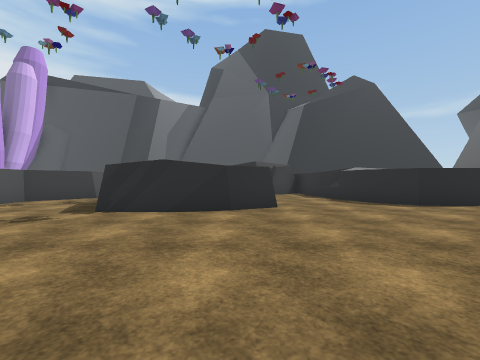
view 1 (above)

23 first-person views from a walk through a 3-D level made in the Unity game engine. The camera is 1.2 m above the floor, looks level and sees 90° across. The floor is counted in squares, 2 m on a side. Each view is taken from the middle of a square. On the plan, view 1 faces up. The plan holds only what a view shows up to about 9 squares ahead; the rest is blank. The place goes on beyond the plan. Some animated figures are left out. Some surface patterns are stand-ins.

view 2
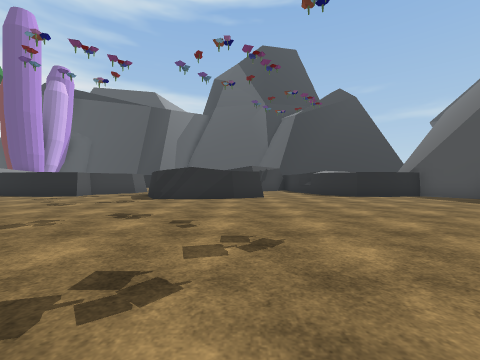

view 3
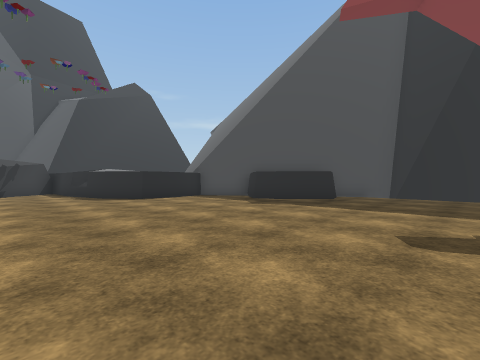

view 4
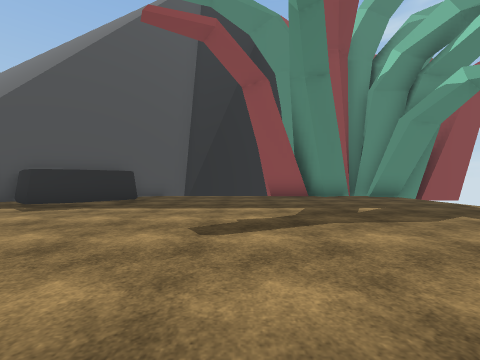

view 5
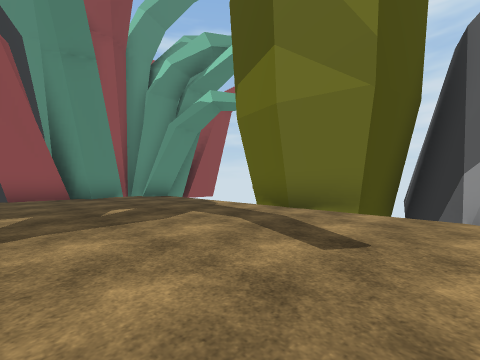

view 6
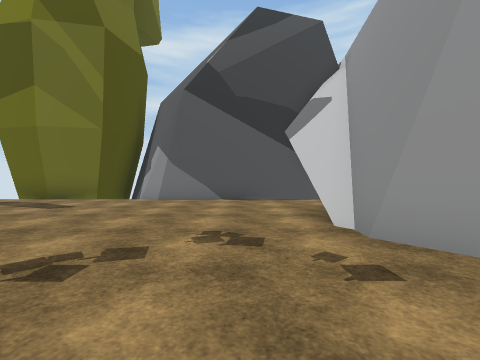

view 7
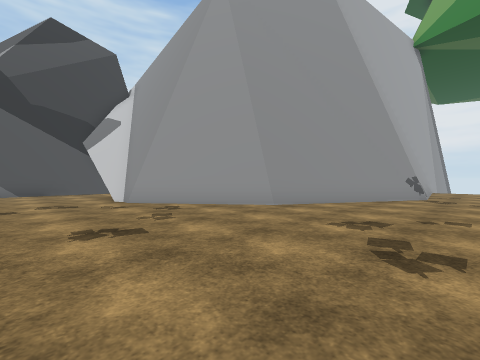

view 8
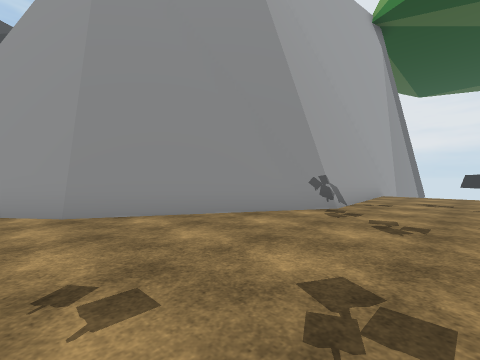

view 9
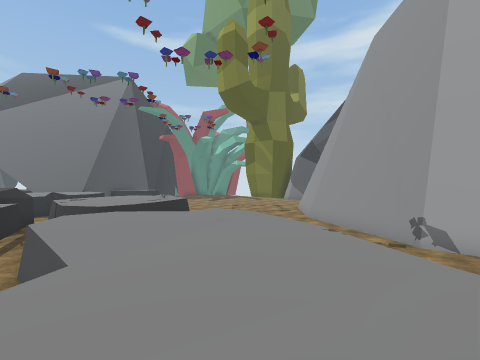

view 10
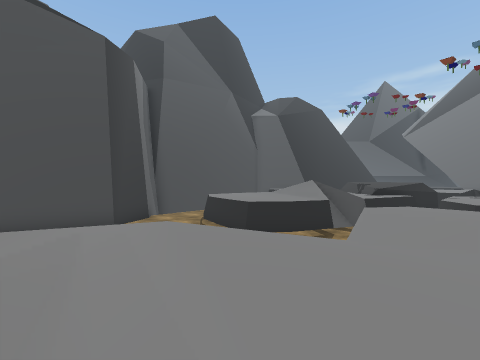

view 11
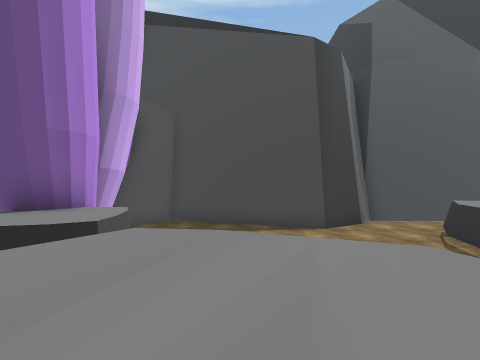

view 12
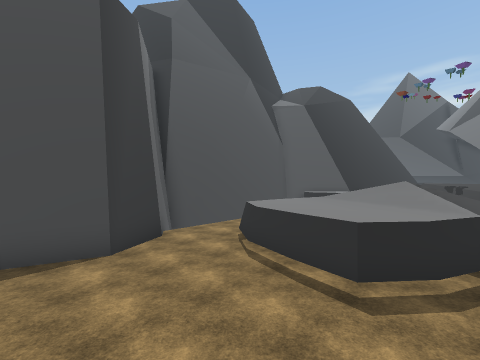

view 13
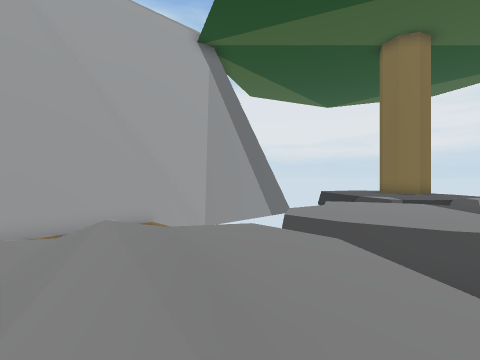

view 14
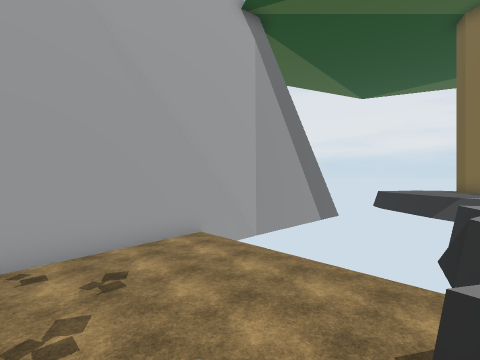

view 15
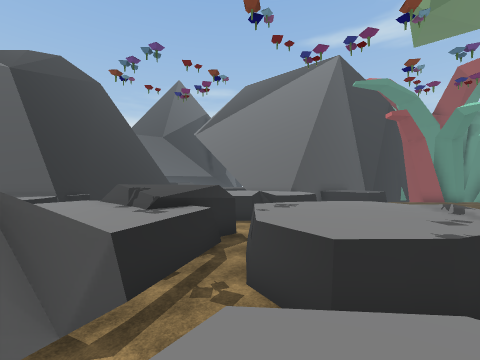

view 16
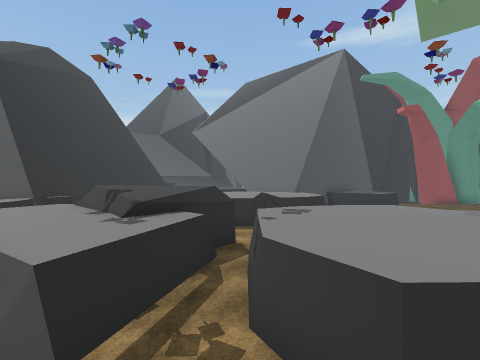

view 17
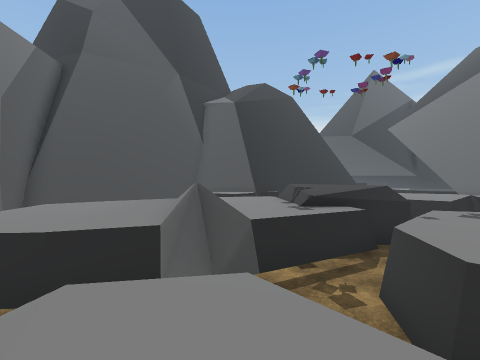

view 18
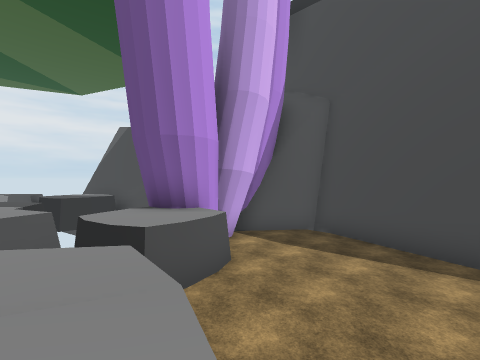

view 19
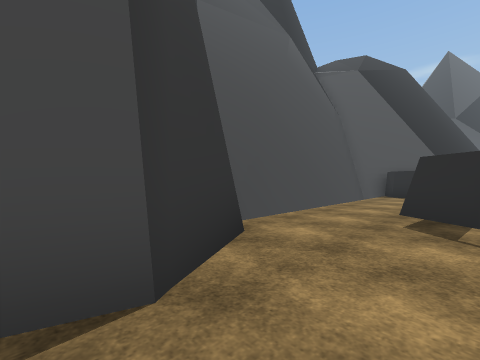

view 20
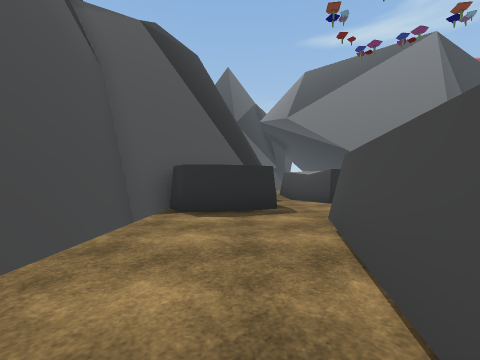

view 21
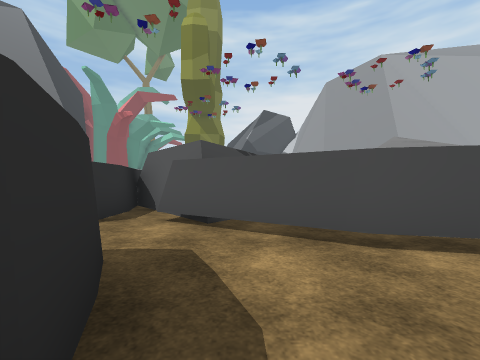

view 22
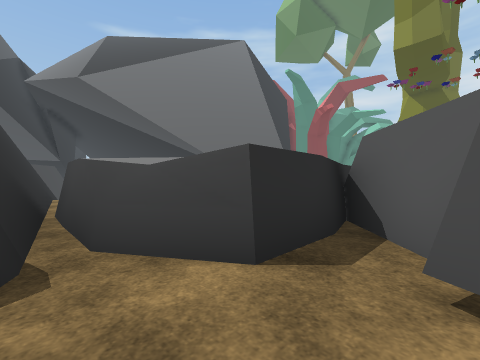

view 23
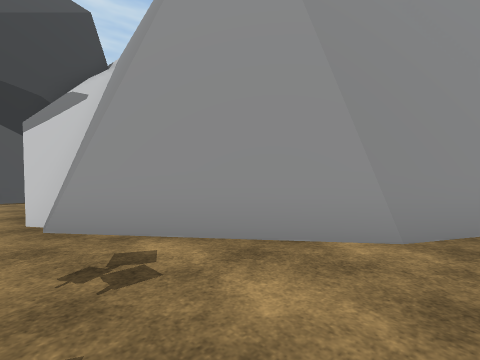

### Floor plan
Key: @ floor where view 1 was taken; # wall or solid block; x gap in a wall; . main floor; : floor 1.75 m higher than the main floor; + floor 3.5 m higher than the main floor; / step, stairs or slope; = window, fence, low wall or low ledge; ^ raised ledge; v drop or lower ground.
Columns run from 17 left of view 1 to 10 right of it. Each row starts with its distance up from view 1.
 18   #####   ##    =##
 17   #...#####.......##
 16   #...............###
 15   #.........^^##....#######
 14   ##.......^^^^###..^^^^=###
 13    ##......^^^^^^^#. ^
 12 ##### /....^^^=^^^#.^
 11 ^^^  :// /..###^^ ##^
 10 ^^^.://////....####.^^^
  9 ^^^//////////./..x..^^^^
  8 #^^.#//:///:#/^^^^..#^
  7    ...//////..^^^^...^
  6    ...../#/#..^^^^...^^^##
  5    ...........###^.......#
  4    ......................#
  3    .....................##
  2   #######...............#  #
  1         ###.............##.#
  0           ##.....@.........#
 -1            ##..............
 -2             ##.............
 -3              #.............#
 -4              #.............#
 -5             ##.............#
 -6             #+.............#
 -7            ##..............#
 -8            #=v#########   x#
 -9            ##v#
-10             ###

Where each view was taken, in squares from view 1:
view 1: 0 up, 0 right, facing up
view 2: 3 down, 0 right, facing up
view 3: 2 down, 1 right, facing up-right
view 4: 2 down, 1 right, facing right
view 5: 3 down, 1 right, facing down-right
view 6: 0 up, 2 left, facing down
view 7: 4 up, 1 left, facing down-left
view 8: 5 up, 5 left, facing down-left
view 9: 10 up, 11 left, facing down-right
view 10: 8 up, 11 left, facing up-right
view 11: 9 up, 11 left, facing up
view 12: 11 up, 10 left, facing up-right
view 13: 11 up, 11 left, facing down-left
view 14: 8 up, 11 left, facing down-left
view 15: 9 up, 6 left, facing right
view 16: 9 up, 5 left, facing right
view 17: 8 up, 6 left, facing up-right
view 18: 11 up, 10 left, facing up-left
view 19: 15 up, 9 left, facing up-right
view 20: 16 up, 4 left, facing right
view 21: 17 up, 0 right, facing down
view 22: 15 up, 1 right, facing down-right
view 23: 1 up, 3 left, facing down-left
